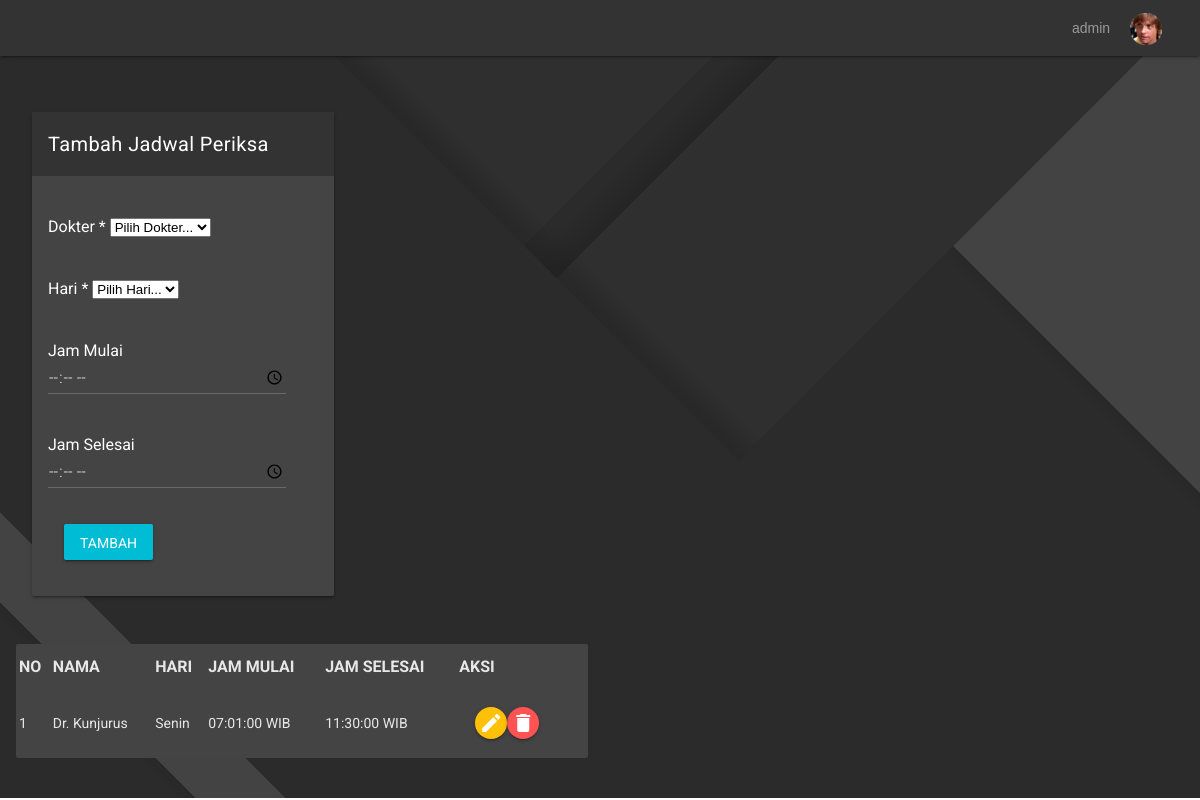
/dashboard.php?page=jadwalperiksa (signed in), run on an earlier commit of the app's database.
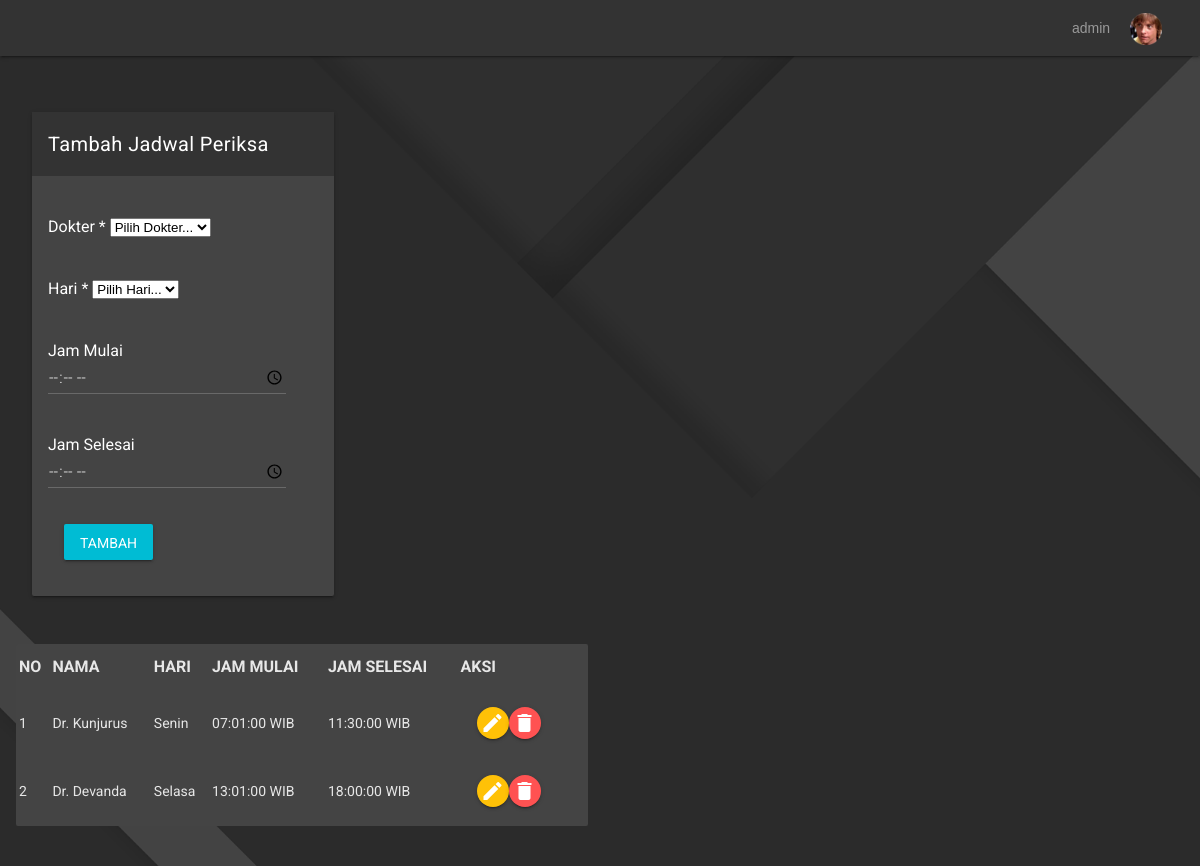
And on a later commit of the database.
### tables this page shows
CREATE TABLE `jadwal_periksa` (
  `id` int(11) UNSIGNED NOT NULL,
  `id_dokter` int(11) UNSIGNED NOT NULL,
  `hari` enum('Senin','Selasa','Rabu','Kamis','Jumat','Sabtu') NOT NULL,
  `jam_mulai` time NOT NULL,
  `jam_selesai` time NOT NULL
);

CREATE TABLE `dokter` (
  `id` int(11) UNSIGNED NOT NULL,
  `nama` varchar(255) NOT NULL,
  `alamat` varchar(255) NOT NULL,
  `no_hp` varchar(50) NOT NULL,
  `id_poli` int(11) UNSIGNED NOT NULL,
  `nip` varchar(50) NOT NULL,
  `password` varchar(255) NOT NULL
);

### jadwalperiksa.php (the view, shortened to what the changed rows need)
<div class="mdl-grid ui-tables">
            <div class="mdl-cell mdl-cell--12-col-desktop mdl-cell--12-col-tablet mdl-cell--4-col-phone">
                <div class="mdl-card mdl-shadow--5dp">
                    <div class="table table-borderless table-striped table-earning">
                        <table class="table table-borderless table-striped table-earning">
                            <thead>
                                <tr>
                                    <th class="mdl-data-table__cell--non-numeric">NO</th>
                                    <th class="mdl-data-table__cell--non-numeric">NAMA</th>
                                    <th class="mdl-data-table__cell--non-numeric">HARI</th>
                                    <th class="mdl-data-table__cell--non-numeric">JAM MULAI</th>
                                    <th class="mdl-data-table__cell--non-numeric">JAM SELESAI</th>
                                    <th class="mdl-data-table__cell--non-numeric">AKSI</th>
                            </thead>
                            <tbody>
                            <?php
                            $result = mysqli_query($mysqli, "SELECT dokter.nama, jadwal_periksa.id, jadwal_periksa.hari, jadwal_periksa.jam_mulai, jadwal_periksa.jam_selesai FROM dokter JOIN jadwal_periksa ON dokter.id = jadwal_periksa.id_dokter");
                            $no = 1;
                            while ($data = mysqli_fetch_array($result)) :
                            ?>
                                <tr>
                                    <td><?php echo $no++ ?></td>
                                    <td><?php echo $data['nama'] ?></td>
                                    <td><?php echo $data['hari'] ?></td>
                                    <td><?php echo $data['jam_mulai'] ?> WIB</td>
                                    <td><?php echo $data['jam_selesai'] ?> WIB</td>
                                    <td>
                                            <li class="mdl-list__item">
                                                <a href="dashboard.php?page=jadwalperiksa&id=<?php echo $data['id'] ?>">
                                                    <button class="mdl-button mdl-js-button mdl-button--icon mdl-button--raised mdl-js-ripple-effect button--colored-orange">
                                                        <i class="material-icons">edit</i>
                                                    </button>
                                                </a>
                                                <a href="dashboard.php?page=jadwalperiksa&id=<?php echo $data['id'] ?>&aksi=hapus"">
                                                    <button class="mdl-button mdl-js-button mdl-button--icon mdl-button--raised mdl-js-ripple-effect button--colored-red">
                                                        <i class="material-icons">delete</i>
                                                    </button>
                                                </a>
                                            </li>
                                    </td>
                                </tr>
                                <?php endwhile; ?>
                            </tbody>
                        </table>
                    </div>
                </div>
            </div>
        </div>
</main>

What changed in the data, as far as the page shows it:
added jadwal_periksa: id_dokter.nama "Dr. Devanda", hari "Selasa", jam_mulai "13:01:00", jam_selesai "18:00:00"
